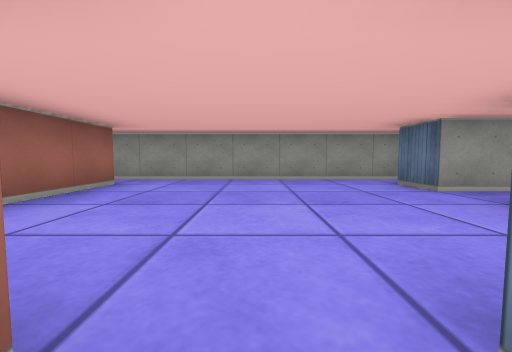
View 1 (above)

24 first-person views from a walk through a cub3D maze. The camera is about half as high as the walls, tilts 4° down and sees 90° across. The floor is counted in squares. Each view is taken from the middle of a square. On the plan, view 1 faces up. The plan holds only what a view shows up to about 9 squares ahead; the rest is blank.

View 2
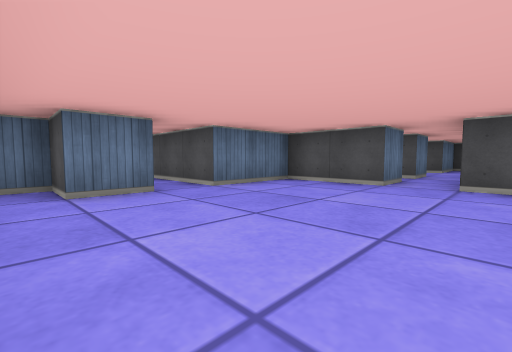

View 3
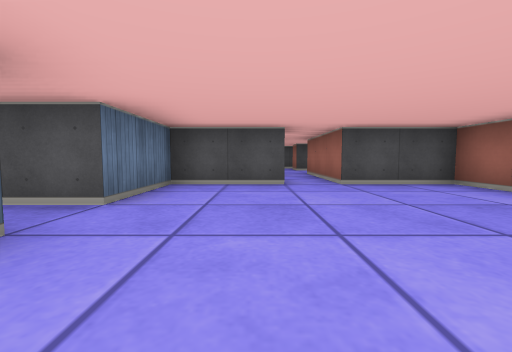

View 4
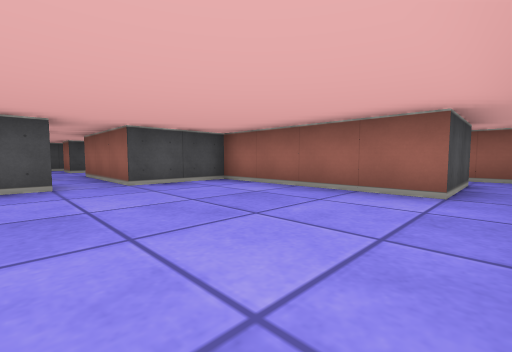

View 5
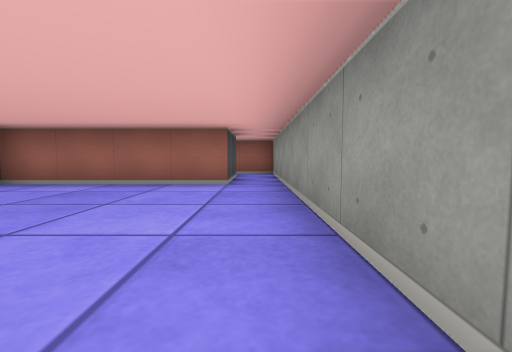

View 6
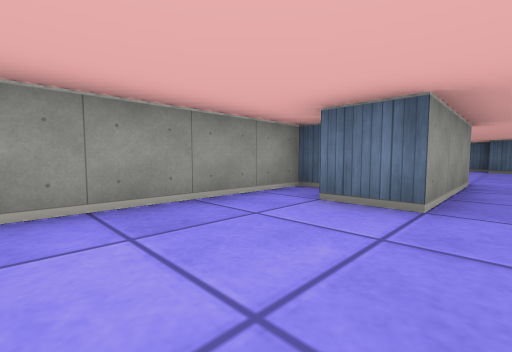

View 7
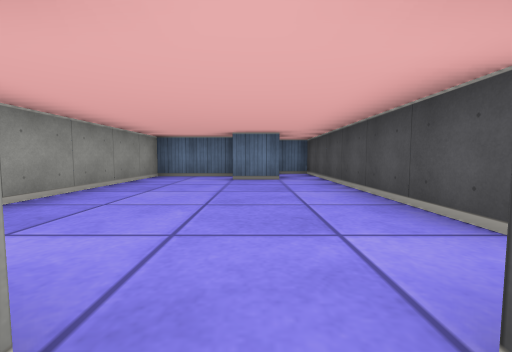

View 8
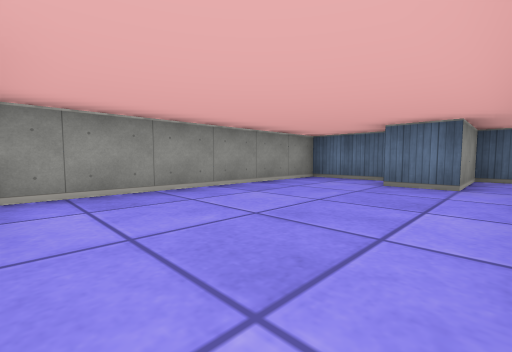

View 9
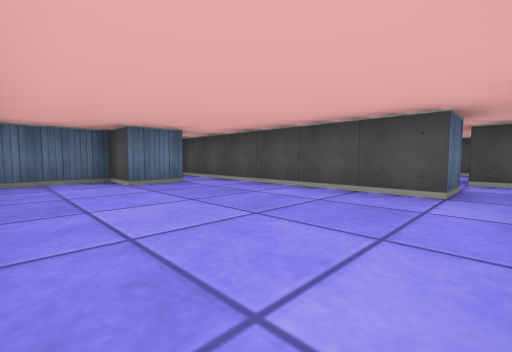

View 10
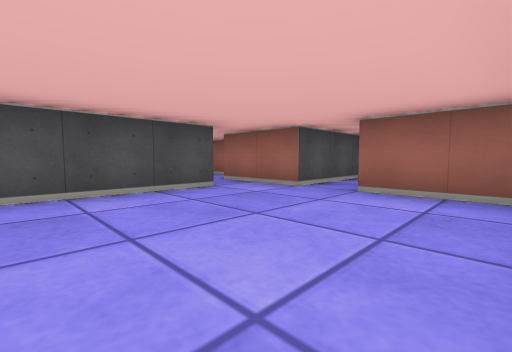

View 11
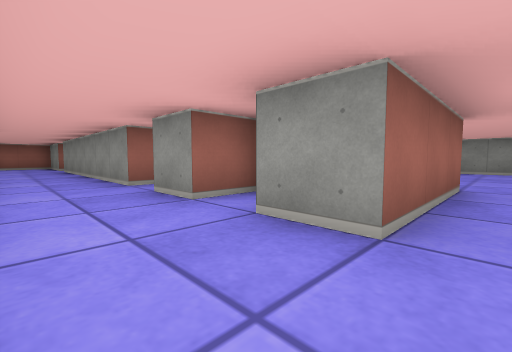

View 12
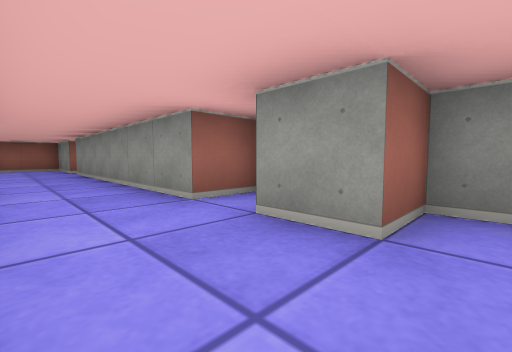

View 13
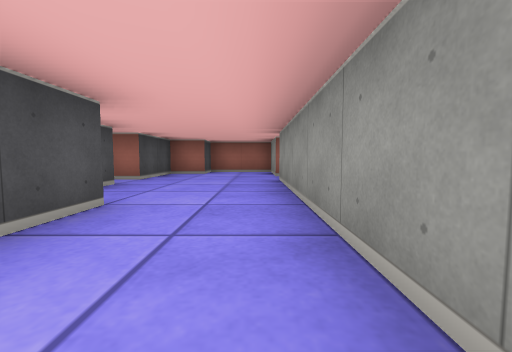

View 14
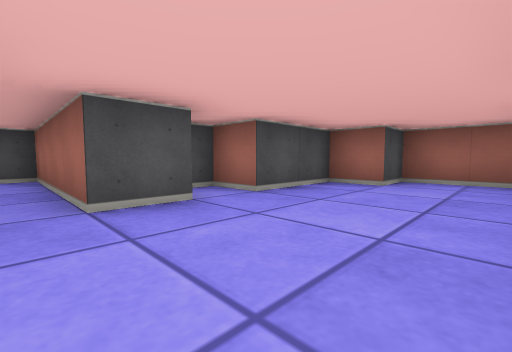

View 15
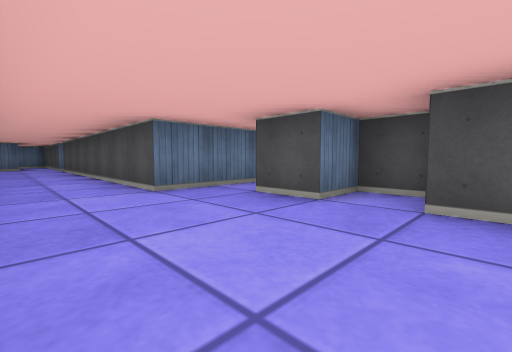

View 16
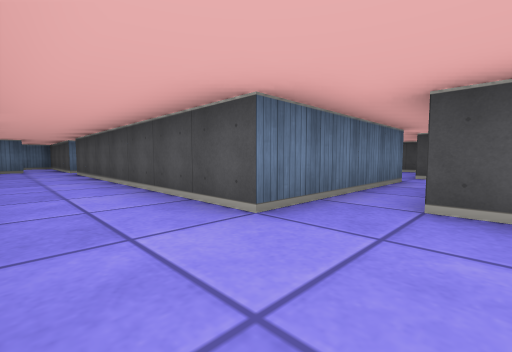

View 17
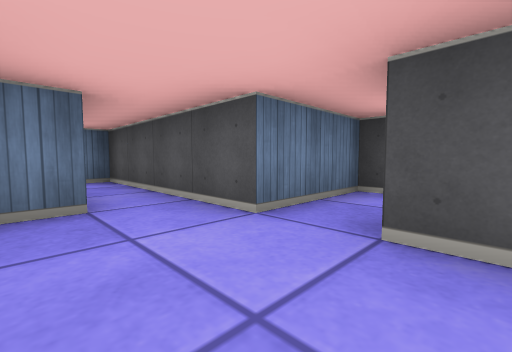

View 18
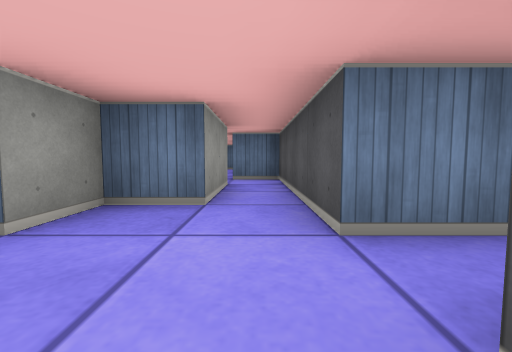

View 19
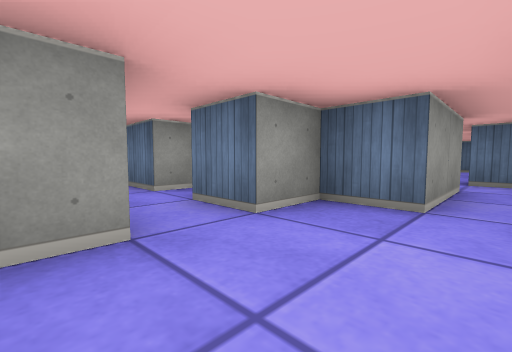

View 20
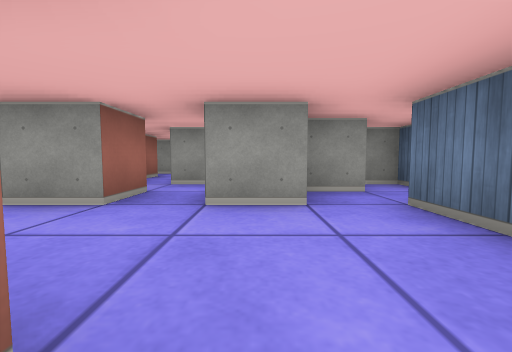

View 21
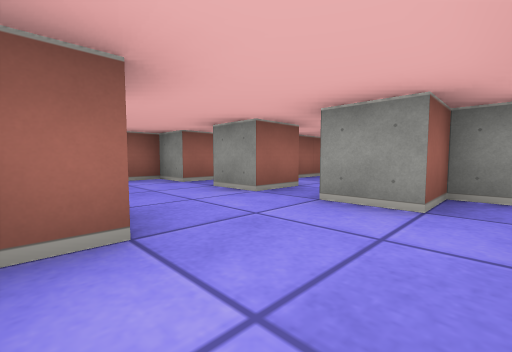

View 22
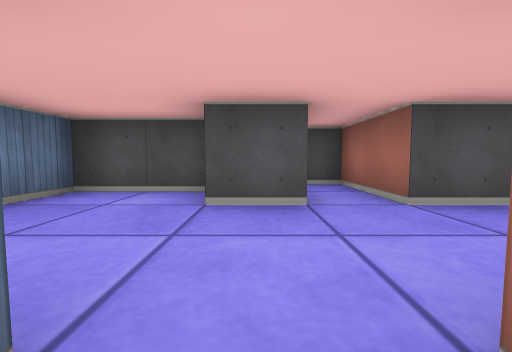

View 23
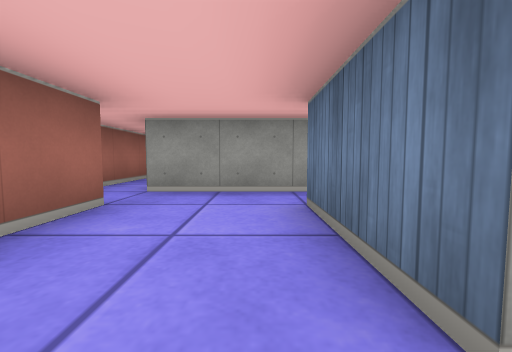

View 24
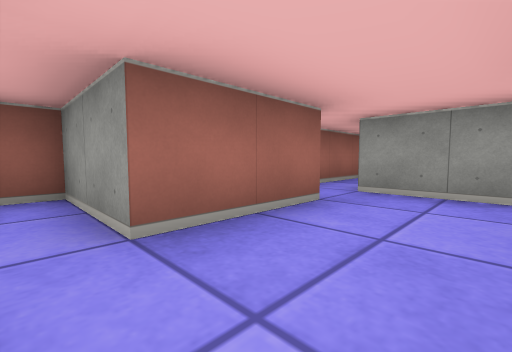

### Floor plan
Ten units are one square. View 1 is at (0, 0); x grows to the right and y downward. Boxes are objects, and circles mark ways between rooms. Rooms are numbered by the first view taken in them; rooms with no view inside come last. Other rooms are left out.
<svg viewBox="-140 -60 270 190">
<path fill="none" stroke="#000" d="M-25 -45 -25 -5 -5 -5 -5 25M11 5 5 5 5 -5 25 -5 25 -25 55 -25M5 25 5 15 9 15M55 -35 25 -35 25 -45 35 -45 35 -55 -25 -55M55 -25 55 -5M65 -5 65 -15 125 -15 125 -25 105 -25 105 -35 115 -35 115 -55 59 -55M55 -51 55 -35M-45 15 -45 25 -105 25M-52 85 -75 85 -75 45 -5 45 -5 55M-19 15 -25 15 -25 25 -35 25M-115 25 -135 25 -135 45 -125 45 -125 55 -105 55 -105 65 -95 65 -95 55 -85 55 -85 95 -75 95 -75 115M-5 25 -15 25M5 54 5 45 35 45M-55 115 -55 95M35 35 15 35 15 25 5 25M59 5 65 5 65 15 55 15M64 35 75 35 75 41M45 8 45 15 35 15 35 22M85 15 75 15M71 -5 65 -5M76 45 95 45 95 15M35 45 45 45 45 35 55 35 55 55 61 55M96 5 85 5M-69 125 -64 125M-75 115 -95 115 -95 121"/>
<circle cx="60" cy="-30" r="3" fill="#2a7"/>
<circle cx="0" cy="20" r="3" fill="#2a7"/>
<circle cx="60" cy="-10" r="3" fill="#2a7"/>
<circle cx="40" cy="40" r="3" fill="#2a7"/>
<circle cx="-65" cy="105" r="3" fill="#2a7"/>
<text x="0" y="-30">1</text>
<text x="80" y="-30">2</text>
<text x="-60" y="40">3</text>
<text x="60" y="20">4</text>
<text x="-70" y="120">5</text>
</svg>
Room 1 opens to room 2. Room 1 opens to room 3. Room 2 opens to room 4. Room 3 opens to room 4. Room 3 opens to room 5.

Where each view was taken, in squares from view 1:
view 1: 0 up, 0 right, facing up
view 2: 5 up, 1 left, facing down-right
view 3: 5 up, 1 right, facing down
view 4: 5 up, 1 right, facing down-left
view 5: 5 up, 2 right, facing left
view 6: 3 up, 0 right, facing up-right
view 7: 3 up, 5 right, facing right
view 8: 2 up, 6 right, facing up-right
view 9: 5 up, 6 right, facing down-right
view 10: 5 up, 9 right, facing down-left
view 11: 4 down, 0 right, facing up-left
view 12: 4 down, 2 left, facing up-left
view 13: 3 down, 5 left, facing left
view 14: 3 down, 8 left, facing down-left
view 15: 3 down, 11 left, facing down-right
view 16: 3 down, 9 left, facing down-right
view 17: 3 down, 1 left, facing down-right
view 18: 4 down, 1 left, facing right
view 19: 4 down, 1 left, facing up-right
view 20: 4 down, 8 right, facing up
view 21: 4 down, 9 right, facing up-left
view 22: 1 down, 7 right, facing down
view 23: 12 down, 6 left, facing up
view 24: 12 down, 6 left, facing up-left
